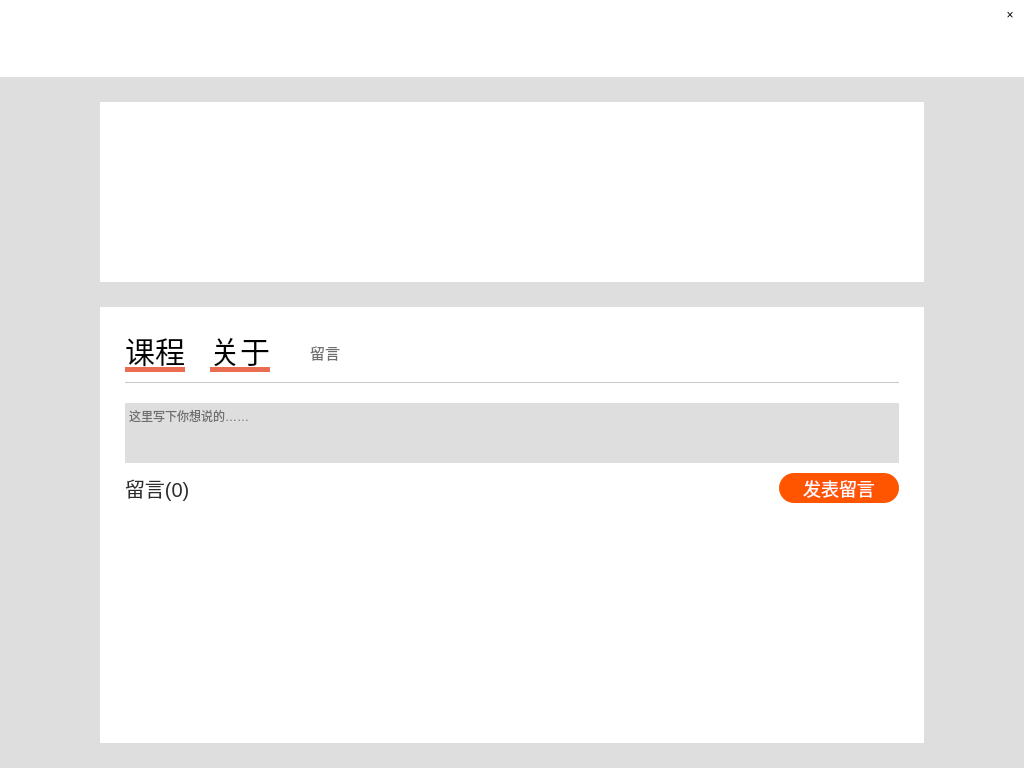
<?xml version="1.0" encoding="UTF-8"?>
<ui version="4.0">
 <class>CourseInfoDialog</class>
 <widget class="QDialog" name="CourseInfoDialog">
  <property name="geometry">
   <rect>
    <x>0</x>
    <y>0</y>
    <width>1024</width>
    <height>768</height>
   </rect>
  </property>
  <property name="windowTitle">
   <string>Dialog</string>
  </property>
  <property name="windowIcon">
   <iconset resource="yspcclient.qrc">
    <normaloff>:/res/login/logo.png</normaloff>:/res/login/logo.png</iconset>
  </property>
  <property name="styleSheet">
   <string notr="true"/>
  </property>
  <layout class="QVBoxLayout" name="verticalLayout">
   <property name="spacing">
    <number>0</number>
   </property>
   <property name="leftMargin">
    <number>0</number>
   </property>
   <property name="topMargin">
    <number>0</number>
   </property>
   <property name="rightMargin">
    <number>0</number>
   </property>
   <property name="bottomMargin">
    <number>0</number>
   </property>
   <item>
    <widget class="QWidget" name="WidgetTop" native="true">
     <property name="minimumSize">
      <size>
       <width>0</width>
       <height>77</height>
      </size>
     </property>
     <property name="maximumSize">
      <size>
       <width>16777215</width>
       <height>77</height>
      </size>
     </property>
     <property name="styleSheet">
      <string notr="true">background-color: rgb(255, 255, 255);</string>
     </property>
     <widget class="QLabel" name="label">
      <property name="geometry">
       <rect>
        <x>0</x>
        <y>0</y>
        <width>240</width>
        <height>77</height>
       </rect>
      </property>
      <property name="styleSheet">
       <string notr="true">border-image: url(:/res/teacher/pcindex_head.png);</string>
      </property>
      <property name="text">
       <string/>
      </property>
     </widget>
     <widget class="QPushButton" name="PButtonClose">
      <property name="geometry">
       <rect>
        <x>995</x>
        <y>0</y>
        <width>30</width>
        <height>30</height>
       </rect>
      </property>
      <property name="styleSheet">
       <string notr="true">QPushButton
{
font: bold 20px &quot;宋体&quot;;
border:none;
}</string>
      </property>
      <property name="text">
       <string>×</string>
      </property>
     </widget>
    </widget>
   </item>
   <item>
    <widget class="QWidget" name="WidgetBottom" native="true">
     <property name="styleSheet">
      <string notr="true">background-color: rgb(222, 222, 222);</string>
     </property>
     <layout class="QGridLayout" name="gridLayout">
      <property name="leftMargin">
       <number>100</number>
      </property>
      <property name="topMargin">
       <number>25</number>
      </property>
      <property name="rightMargin">
       <number>100</number>
      </property>
      <property name="bottomMargin">
       <number>25</number>
      </property>
      <property name="horizontalSpacing">
       <number>0</number>
      </property>
      <property name="verticalSpacing">
       <number>25</number>
      </property>
      <item row="0" column="0">
       <widget class="QWidget" name="widget" native="true">
        <property name="minimumSize">
         <size>
          <width>0</width>
          <height>180</height>
         </size>
        </property>
        <property name="maximumSize">
         <size>
          <width>16777215</width>
          <height>180</height>
         </size>
        </property>
        <property name="styleSheet">
         <string notr="true">QWidget
{
background-color: rgb(255, 255, 255);
}</string>
        </property>
        <layout class="QHBoxLayout" name="horizontalLayout">
         <property name="spacing">
          <number>0</number>
         </property>
         <property name="leftMargin">
          <number>25</number>
         </property>
         <property name="topMargin">
          <number>25</number>
         </property>
         <property name="rightMargin">
          <number>25</number>
         </property>
         <property name="bottomMargin">
          <number>25</number>
         </property>
         <item>
          <widget class="MyCourseWidget" name="MCWidgetCourse" native="true">
           <property name="minimumSize">
            <size>
             <width>0</width>
             <height>120</height>
            </size>
           </property>
           <property name="maximumSize">
            <size>
             <width>16777215</width>
             <height>120</height>
            </size>
           </property>
          </widget>
         </item>
        </layout>
       </widget>
      </item>
      <item row="1" column="0">
       <widget class="QWidget" name="widget_2" native="true">
        <property name="styleSheet">
         <string notr="true">QWidget
{
background-color: rgb(255, 255, 255);
}</string>
        </property>
        <layout class="QGridLayout" name="gridLayout_2">
         <property name="leftMargin">
          <number>25</number>
         </property>
         <property name="topMargin">
          <number>25</number>
         </property>
         <property name="rightMargin">
          <number>25</number>
         </property>
         <property name="bottomMargin">
          <number>25</number>
         </property>
         <property name="horizontalSpacing">
          <number>25</number>
         </property>
         <property name="verticalSpacing">
          <number>10</number>
         </property>
         <item row="0" column="0">
          <widget class="QPushButton" name="PButtonCourse">
           <property name="minimumSize">
            <size>
             <width>60</width>
             <height>40</height>
            </size>
           </property>
           <property name="maximumSize">
            <size>
             <width>60</width>
             <height>40</height>
            </size>
           </property>
           <property name="font">
            <font>
             <pointsize>-1</pointsize>
            </font>
           </property>
           <property name="styleSheet">
            <string notr="true">QPushButton
{
	background-color: transparent;
	border:none;
	font-size:15px;
	color: rgb(111, 111, 111);
}
QPushButton:checked
{
	border-left:0px;
	border-right:0px;
	border-top:0px;
	border-bottom:5px solid rgb(233,108,83);
	font-size:30px;
	color: rgb(0, 0, 0);
}
</string>
           </property>
           <property name="text">
            <string>课程</string>
           </property>
           <property name="checkable">
            <bool>true</bool>
           </property>
           <property name="checked">
            <bool>true</bool>
           </property>
          </widget>
         </item>
         <item row="0" column="1">
          <widget class="QPushButton" name="PButtonAbout">
           <property name="minimumSize">
            <size>
             <width>60</width>
             <height>40</height>
            </size>
           </property>
           <property name="maximumSize">
            <size>
             <width>60</width>
             <height>40</height>
            </size>
           </property>
           <property name="font">
            <font>
             <pointsize>-1</pointsize>
            </font>
           </property>
           <property name="styleSheet">
            <string notr="true">QPushButton
{
	background-color: transparent;
	border:none;
	font-size:15px;
	color: rgb(111, 111, 111);
}
QPushButton:checked
{
	border-left:0px;
	border-right:0px;
	border-top:0px;
	border-bottom:5px solid rgb(233,108,83);
	font-size:30px;
	color: rgb(0, 0, 0);
}
</string>
           </property>
           <property name="text">
            <string>关于</string>
           </property>
           <property name="checkable">
            <bool>true</bool>
           </property>
           <property name="checked">
            <bool>true</bool>
           </property>
          </widget>
         </item>
         <item row="0" column="2">
          <widget class="QPushButton" name="PButtonMessage">
           <property name="minimumSize">
            <size>
             <width>60</width>
             <height>40</height>
            </size>
           </property>
           <property name="maximumSize">
            <size>
             <width>60</width>
             <height>40</height>
            </size>
           </property>
           <property name="font">
            <font>
             <pointsize>-1</pointsize>
            </font>
           </property>
           <property name="styleSheet">
            <string notr="true">QPushButton
{
	background-color: transparent;
	border:none;
	font-size:15px;
	color: rgb(111, 111, 111);
}
QPushButton:checked
{
	border-left:0px;
	border-right:0px;
	border-top:0px;
	border-bottom:5px solid rgb(233,108,83);
	font-size:30px;
	color: rgb(0, 0, 0);
}
</string>
           </property>
           <property name="text">
            <string>留言</string>
           </property>
           <property name="checkable">
            <bool>true</bool>
           </property>
           <property name="checked">
            <bool>false</bool>
           </property>
          </widget>
         </item>
         <item row="0" column="3">
          <spacer name="horizontalSpacer">
           <property name="orientation">
            <enum>Qt::Horizontal</enum>
           </property>
           <property name="sizeHint" stdset="0">
            <size>
             <width>666</width>
             <height>20</height>
            </size>
           </property>
          </spacer>
         </item>
         <item row="1" column="0" colspan="4">
          <widget class="QStackedWidget" name="stackedWidget">
           <property name="styleSheet">
            <string notr="true">QWidget#stackedWidget
{
border:none;
border-top:1px solid rgb(200,200,200);
}</string>
           </property>
           <property name="currentIndex">
            <number>2</number>
           </property>
           <widget class="QWidget" name="PageCourse">
            <layout class="QGridLayout" name="gridLayout_4">
             <property name="leftMargin">
              <number>0</number>
             </property>
             <property name="topMargin">
              <number>0</number>
             </property>
             <property name="rightMargin">
              <number>0</number>
             </property>
             <property name="bottomMargin">
              <number>0</number>
             </property>
             <property name="spacing">
              <number>0</number>
             </property>
             <item row="0" column="0">
              <widget class="QScrollArea" name="scrollArea">
               <property name="styleSheet">
                <string notr="true">QScrollArea
{
	border:none;
}
QScrollBar::vertical
{
	width: 10px;
	background:rgb(255,255,255);
	margin:0px 0px 0px 0px;
}
QScrollBar::handle:vertical
{
	background: rgb(200, 200, 200);
	border-radius:5px;
}
QScrollBar::add-line:vertical
{
border:transparent;
}
QScrollBar::sub-line:vertical
{
border:transparent;
}</string>
               </property>
               <property name="widgetResizable">
                <bool>true</bool>
               </property>
               <widget class="QWidget" name="SAWContentsCourse">
                <property name="geometry">
                 <rect>
                  <x>0</x>
                  <y>0</y>
                  <width>774</width>
                  <height>335</height>
                 </rect>
                </property>
                <layout class="QVBoxLayout" name="VLayoutCourse">
                 <property name="spacing">
                  <number>0</number>
                 </property>
                 <property name="leftMargin">
                  <number>0</number>
                 </property>
                 <property name="topMargin">
                  <number>0</number>
                 </property>
                 <property name="rightMargin">
                  <number>0</number>
                 </property>
                 <property name="bottomMargin">
                  <number>0</number>
                 </property>
                </layout>
               </widget>
              </widget>
             </item>
            </layout>
           </widget>
           <widget class="QWidget" name="PageAbout">
            <layout class="QGridLayout" name="gridLayout_3">
             <property name="leftMargin">
              <number>0</number>
             </property>
             <property name="topMargin">
              <number>25</number>
             </property>
             <property name="rightMargin">
              <number>0</number>
             </property>
             <property name="bottomMargin">
              <number>0</number>
             </property>
             <property name="spacing">
              <number>0</number>
             </property>
             <item row="0" column="0">
              <widget class="QTextEdit" name="TEditAbout">
               <property name="styleSheet">
                <string notr="true">QTextEdit
{
	border:none;
}
QScrollBar::vertical
{
	width: 10px;
	background:rgb(255,255,255);
	margin:0px 0px 0px 0px;
}
QScrollBar::handle:vertical
{
	background: rgb(200, 200, 200);
	border-radius:5px;
}
</string>
               </property>
               <property name="readOnly">
                <bool>true</bool>
               </property>
              </widget>
             </item>
            </layout>
           </widget>
           <widget class="QWidget" name="PageMessage">
            <layout class="QGridLayout" name="gridLayout_5">
             <property name="leftMargin">
              <number>0</number>
             </property>
             <property name="topMargin">
              <number>20</number>
             </property>
             <property name="rightMargin">
              <number>0</number>
             </property>
             <property name="bottomMargin">
              <number>0</number>
             </property>
             <property name="horizontalSpacing">
              <number>0</number>
             </property>
             <property name="verticalSpacing">
              <number>10</number>
             </property>
             <item row="0" column="0" colspan="3">
              <widget class="QTextEdit" name="TEditMessage">
               <property name="minimumSize">
                <size>
                 <width>0</width>
                 <height>60</height>
                </size>
               </property>
               <property name="maximumSize">
                <size>
                 <width>16777215</width>
                 <height>60</height>
                </size>
               </property>
               <property name="styleSheet">
                <string notr="true">border:none;
background-color: rgb(222, 222, 222);</string>
               </property>
               <property name="html">
                <string>&lt;!DOCTYPE HTML PUBLIC &quot;-//W3C//DTD HTML 4.0//EN&quot; &quot;http://www.w3.org/TR/REC-html40/strict.dtd&quot;&gt;
&lt;html&gt;&lt;head&gt;&lt;meta name=&quot;qrichtext&quot; content=&quot;1&quot; /&gt;&lt;style type=&quot;text/css&quot;&gt;
p, li { white-space: pre-wrap; }
&lt;/style&gt;&lt;/head&gt;&lt;body style=&quot; font-family:'SimSun'; font-size:9pt; font-weight:400; font-style:normal;&quot;&gt;
&lt;p style=&quot;-qt-paragraph-type:empty; margin-top:0px; margin-bottom:0px; margin-left:0px; margin-right:0px; -qt-block-indent:0; text-indent:0px;&quot;&gt;&lt;br /&gt;&lt;/p&gt;&lt;/body&gt;&lt;/html&gt;</string>
               </property>
               <property name="placeholderText">
                <string>这里写下你想说的……</string>
               </property>
              </widget>
             </item>
             <item row="1" column="0">
              <widget class="QLabel" name="LabelMessageCount">
               <property name="minimumSize">
                <size>
                 <width>0</width>
                 <height>30</height>
                </size>
               </property>
               <property name="maximumSize">
                <size>
                 <width>16777215</width>
                 <height>30</height>
                </size>
               </property>
               <property name="styleSheet">
                <string notr="true">font-size:20px;
color: rgb(44, 44, 44);</string>
               </property>
               <property name="text">
                <string>留言(0)</string>
               </property>
              </widget>
             </item>
             <item row="1" column="1">
              <spacer name="horizontalSpacer_2">
               <property name="orientation">
                <enum>Qt::Horizontal</enum>
               </property>
               <property name="sizeHint" stdset="0">
                <size>
                 <width>581</width>
                 <height>20</height>
                </size>
               </property>
              </spacer>
             </item>
             <item row="1" column="2">
              <widget class="QPushButton" name="PButtonPublish">
               <property name="minimumSize">
                <size>
                 <width>120</width>
                 <height>30</height>
                </size>
               </property>
               <property name="maximumSize">
                <size>
                 <width>120</width>
                 <height>30</height>
                </size>
               </property>
               <property name="styleSheet">
                <string notr="true">QPushButton
{
color: rgb(255, 255, 255);
background-color: rgb(255, 85, 0);
border-radius:15px;
font-size:18px;
}
QPushButton::disabled
{
	background-color: rgb(139, 139, 139);
}
</string>
               </property>
               <property name="text">
                <string>发表留言</string>
               </property>
              </widget>
             </item>
             <item row="2" column="0" colspan="3">
              <widget class="QScrollArea" name="scrollArea_2">
               <property name="styleSheet">
                <string notr="true">QScrollArea
{
	border:none;
}
QScrollBar::vertical
{
	width: 10px;
	background:rgb(255,255,255);
	margin:0px 0px 0px 0px;
}
QScrollBar::handle:vertical
{
	background: rgb(200, 200, 200);
	border-radius:5px;
}
QScrollBar::add-line:vertical
{
border:transparent;
}
QScrollBar::sub-line:vertical
{
border:transparent;
}</string>
               </property>
               <property name="widgetResizable">
                <bool>true</bool>
               </property>
               <widget class="QWidget" name="SAWContentsMessage">
                <property name="geometry">
                 <rect>
                  <x>0</x>
                  <y>0</y>
                  <width>774</width>
                  <height>205</height>
                 </rect>
                </property>
                <layout class="QVBoxLayout" name="VLayoutMessage">
                 <property name="spacing">
                  <number>0</number>
                 </property>
                 <property name="leftMargin">
                  <number>0</number>
                 </property>
                 <property name="topMargin">
                  <number>0</number>
                 </property>
                 <property name="rightMargin">
                  <number>0</number>
                 </property>
                 <property name="bottomMargin">
                  <number>0</number>
                 </property>
                </layout>
               </widget>
              </widget>
             </item>
            </layout>
           </widget>
          </widget>
         </item>
        </layout>
       </widget>
      </item>
     </layout>
    </widget>
   </item>
  </layout>
 </widget>
 <customwidgets>
  <customwidget>
   <class>MyCourseWidget</class>
   <extends>QWidget</extends>
   <header>mycoursewidget.h</header>
   <container>1</container>
  </customwidget>
 </customwidgets>
 <resources>
  <include location="yspcclient.qrc"/>
 </resources>
 <connections/>
</ui>
